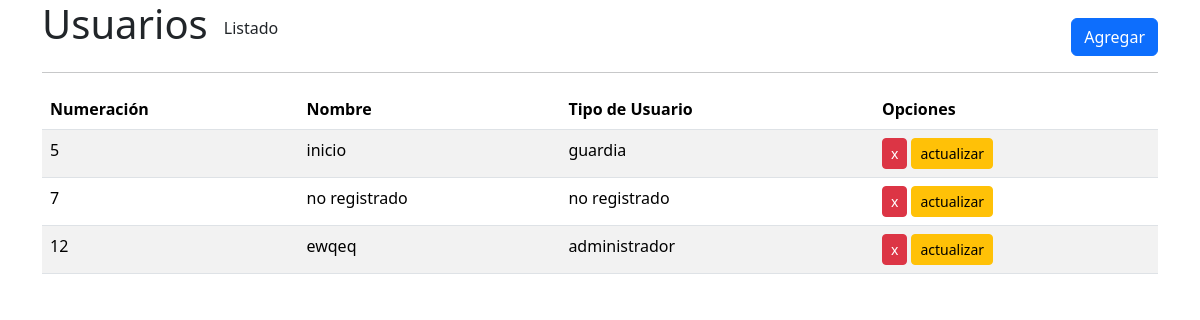
The app's page /pages/usuarios/Usuarios.php with its own data.
### tables this page shows
CREATE TABLE `usuarios` (
  `id` int(20) NOT NULL,
  `nombre_usu` varchar(20) DEFAULT NULL,
  `tipo_usu` varchar(20) DEFAULT NULL
);

### pages/usuarios/Usuarios.php (the view, shortened to what this page needs)
<?php
include 'incluir/header.php';
$query_usuarios = "SELECT * FROM usuarios ";
$result_usuarios =  mysqli_query($conexion, $query_usuarios);
?>
<body>
   <div class="container d-flex align-items-end gap-3">
        <h1>Usuarios</h1>
        <p>Listado</p>
        <div class="ms-auto">
        <a href="index.php?p=usuarios/CrearUsuario" class="btn btn-primary">Agregar</a>
    </div>
    </div>
    <div class="container">
        <hr>
        <table class="table table-striped">
            <thead>
                <tr>
                <th scope="col">Numeración</th>
                <th scope="col">Nombre</th>
                <th scope="col">Tipo de Usuario</th>
                <th scope="col">Opciones</th>
                </tr>
            </thead>
            <tbody>
             <?php while ($fila_usuarios = mysqli_fetch_array($result_usuarios)) : ?>
                  <tr>
                        <td><?= $fila_usuarios['id'] ?></td>
                        <td><?= $fila_usuarios['nombre_usu'] ?></td>
                        <td><?= $fila_usuarios['tipo_usu'] ?></td>
                        <td>
                            <a href="index.php?p=usuarios/acciones/delete&id=<?= $fila_usuarios['id']?>" onclick="return confirmarEliminacion('este Usuario');" class="btn btn-danger btn-sm">x</a>
                            <a href="index.php?p=usuarios/UsuarioEdit&id=<?= $fila_usuarios['id'] ?>" class="btn btn-warning btn-sm">actualizar</a>
                        </td>
                    </tr>
                <?php endwhile; ?>
            </tbody>
        </table>
    </div>
</body>
</html>

### records on screen
usuarios: id "5", nombre_usu "inicio", tipo_usu "guardia"
usuarios: id "7", nombre_usu "no registrado", tipo_usu "no registrado"
usuarios: id "12", nombre_usu "ewqeq", tipo_usu "administrador"
